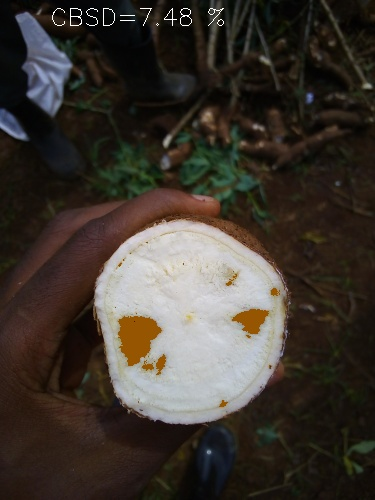
#> input picture analyzed_images/1063984_Root1_1_2019-04-12-10-57-01_FpJIGyc_analysed.jpg, 375 x 500 px
$ python -i cbsdanalyzer.py   (imports and definitions only)   (older library calls are emulated)
#> lines starting #> are read from the running program, lines starting #| are printed output that depends on the picture; after the words box and inside, x2 and y2 are one past the last pixel; in counts of white or black regions, pixels touching at a corner belong together

import numpy as np
import cv2
import glob
import os
from scipy import ndimage as ndi
from skimage import color, io
from skimage.draw import circle_perimeter
from skimage.filters import threshold_otsu, gaussian_filter
from skimage.morphology import closing, square
from skimage.segmentation import clear_border
from skimage.transform import resize
from skimage.measure import label, regionprops, profile_line
from .parameters import par_dict

BASE_DIR = os.path.dirname(os.path.dirname(os.path.abspath(__file__)))


def get_filtered_regions(image):
    # Given an image get the possible locations for the roots
    # Not very accurate - needs more work
    # Get threshold from image
    imggray = color.rgb2gray(image)
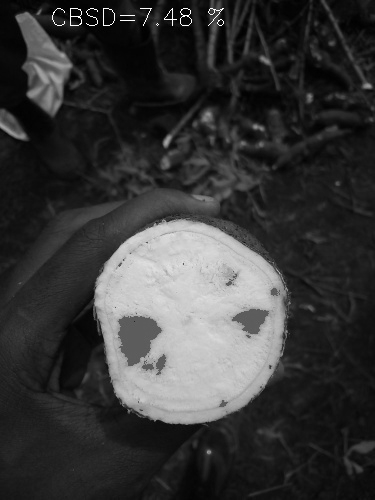
#> imggray: shape (500, 375) float64; min 0, max 1, mean 0.221
    n = 20  # controls gaussian kernel used for filtering
    imggray = gaussian_filter(imggray, sigma=256/(4.*n), mode='reflect')
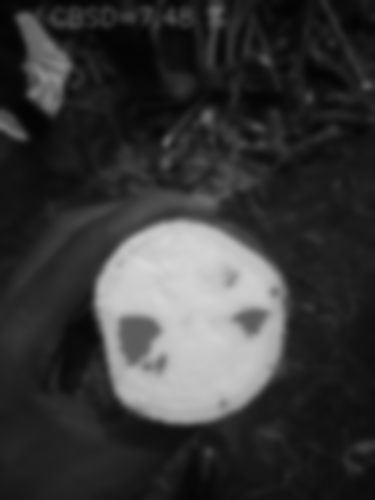
#> imggray: shape (500, 375) float64; min 0.0155, max 0.843, mean 0.221
    threshold_value = threshold_otsu(imggray)
#> threshold_value = 0.418
    img_background = imggray > threshold_value
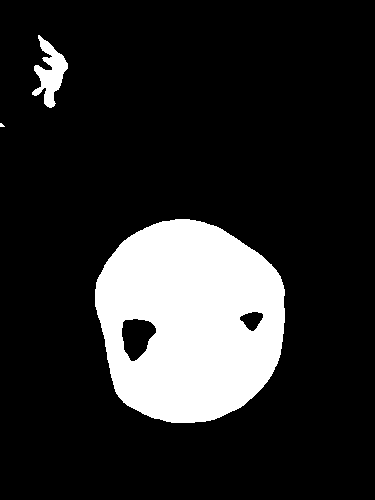
#> img_background: shape (500, 375) bool; 16.3% white; 3 white regions (1 under 20 px), largest, box (x1, y1, x2, y2) and area: (95, 219, 285, 423) 29442, (32, 35, 68, 108) 1192

    # Close small islands in the image
    img_closed = closing(img_background, square(par_dict['PAR_CLOSING']))
#> img_closed: shape (500, 375) bool; 16.4% white; 3 white regions (1 under 20 px)
    clear_border(img_closed)

    # Label roots in image
    img_labelled = label(img_closed)
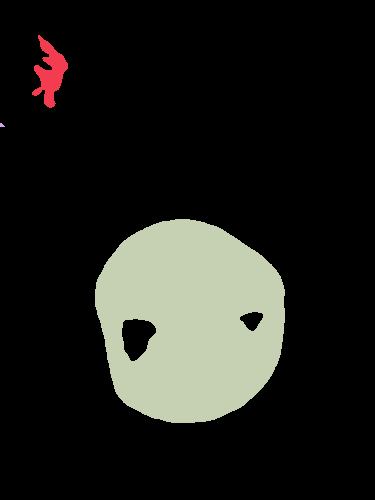
#> img_labelled: shape (500, 375) int32; 4 distinct labels, from 0 to 3; one colour per label, 0 black

    # Get the different regions
    regions = regionprops(img_labelled)
#> regions = 3 regions; box (x1, y1, x2, y2) and area: (95, 219, 285, 423) 29442, (32, 35, 68, 108) 1205, (0, 123, 5, 127) 14
    filtered_regions = [r for r in regions if r.area > par_dict['PAR_AREA_FILTER']]
#> filtered_regions = 1 regions; box (x1, y1, x2, y2) and area: (95, 219, 285, 423) 29442
    return filtered_regions


# different from original ppd code
# [134 lines left out: functions process_image, calculate_int_score, calculate_scores_img, get_ppd_area, get_resize_dimensions, resize_images and 1 more, not called in this run]

>>> import cv2
>>> picture = cv2.cvtColor(cv2.imread('../analyzed_images/1063984_Root1_1_2019-04-12-10-57-01_FpJIGyc_analysed.jpg'), cv2.COLOR_BGR2RGB)
>>> result = get_filtered_regions(picture)
#> result has the same summary as filtered_regions in get_filtered_regions
